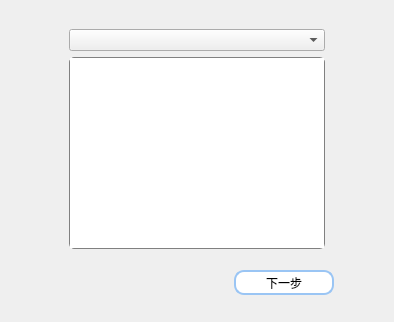
                <widget class="QWidget" name="choose_model_page">
                 <layout class="QHBoxLayout" name="horizontalLayout_11">
                  <item>
                   <spacer name="horizontalSpacer_8">
                    <property name="orientation">
                     <enum>Qt::Horizontal</enum>
                    </property>
                    <property name="sizeHint" stdset="0">
                     <size>
                      <width>40</width>
                      <height>20</height>
                     </size>
                    </property>
                   </spacer>
                  </item>
                  <item>
                   <widget class="QWidget" name="widget_6" native="true">
                    <property name="sizePolicy">
                     <sizepolicy hsizetype="MinimumExpanding" vsizetype="MinimumExpanding">
                      <horstretch>0</horstretch>
                      <verstretch>0</verstretch>
                     </sizepolicy>
                    </property>
                    <property name="minimumSize">
                     <size>
                      <width>100</width>
                      <height>300</height>
                     </size>
                    </property>
                    <property name="maximumSize">
                     <size>
                      <width>400</width>
                      <height>1000</height>
                     </size>
                    </property>
                    <property name="sizeIncrement">
                     <size>
                      <width>0</width>
                      <height>0</height>
                     </size>
                    </property>
                    <property name="baseSize">
                     <size>
                      <width>200</width>
                      <height>1000</height>
                     </size>
                    </property>
                    <layout class="QVBoxLayout" name="verticalLayout_6">
                     <item>
                      <widget class="QWidget" name="widget_11" native="true">
                       <layout class="QVBoxLayout" name="verticalLayout_8">
                        <item>
                         <widget class="QComboBox" name="model_options"/>
                        </item>
                        <item>
                         <widget class="QTableView" name="model_show_table">
                          <property name="styleSheet">
                           <string notr="true">border: 1px solid gray;
border-radius: 5px;
padding: 0;</string>
                          </property>
                         </widget>
                        </item>
                       </layout>
                      </widget>
                     </item>
                     <item>
                      <widget class="QWidget" name="widget_7" native="true">
                       <property name="sizePolicy">
                        <sizepolicy hsizetype="MinimumExpanding" vsizetype="MinimumExpanding">
                         <horstretch>0</horstretch>
                         <verstretch>0</verstretch>
                        </sizepolicy>
                       </property>
                       <property name="minimumSize">
                        <size>
                         <width>100</width>
                         <height>30</height>
                        </size>
                       </property>
                       <property name="maximumSize">
                        <size>
                         <width>1000</width>
                         <height>50</height>
                        </size>
                       </property>
                       <layout class="QHBoxLayout" name="horizontalLayout_16">
                        <property name="spacing">
                         <number>0</number>
                        </property>
                        <property name="leftMargin">
                         <number>0</number>
                        </property>
                        <property name="topMargin">
                         <number>0</number>
                        </property>
                        <property name="rightMargin">
                         <number>0</number>
                        </property>
                        <property name="bottomMargin">
                         <number>0</number>
                        </property>
                        <item>
                         <spacer name="horizontalSpacer_7">
                          <property name="orientation">
                           <enum>Qt::Horizontal</enum>
                          </property>
                          <property name="sizeHint" stdset="0">
                           <size>
                            <width>40</width>
                            <height>20</height>
                           </size>
                          </property>
                         </spacer>
                        </item>
                        <item>
                         <widget class="QPushButton" name="stage1_to_next">
                          <property name="sizePolicy">
                           <sizepolicy hsizetype="MinimumExpanding" vsizetype="MinimumExpanding">
                            <horstretch>0</horstretch>
                            <verstretch>0</verstretch>
                           </sizepolicy>
                          </property>
                          <property name="minimumSize">
                           <size>
                            <width>100</width>
                            <height>25</height>
                           </size>
                          </property>
                          <property name="maximumSize">
                           <size>
                            <width>100</width>
                            <height>25</height>
                           </size>
                          </property>
                          <property name="layoutDirection">
                           <enum>Qt::RightToLeft</enum>
                          </property>
                          <property name="styleSheet">
                           <string notr="true">QPushButton {
border-radius: 10%; 
border: 2px solid rgb(154,197,244);
background-color: white;
}
QPushButton::hover {
background-color: rgb(154,197,244);
}
QPushButton::pressed {
background-color: white;
color: rgb(154,197,244)
}</string>
                          </property>
                          <property name="text">
                           <string>下一步</string>
                          </property>
                          <property name="icon">
                           <iconset resource="../assets/resources.qrc">
                            <normaloff>:/create/to_right.svg</normaloff>:/create/to_right.svg</iconset>
                          </property>
                         </widget>
                        </item>
                       </layout>
                      </widget>
                     </item>
                    </layout>
                   </widget>
                  </item>
                  <item>
                   <spacer name="horizontalSpacer_9">
                    <property name="orientation">
                     <enum>Qt::Horizontal</enum>
                    </property>
                    <property name="sizeHint" stdset="0">
                     <size>
                      <width>40</width>
                      <height>20</height>
                     </size>
                    </property>
                   </spacer>
                  </item>
                 </layout>
                </widget>
